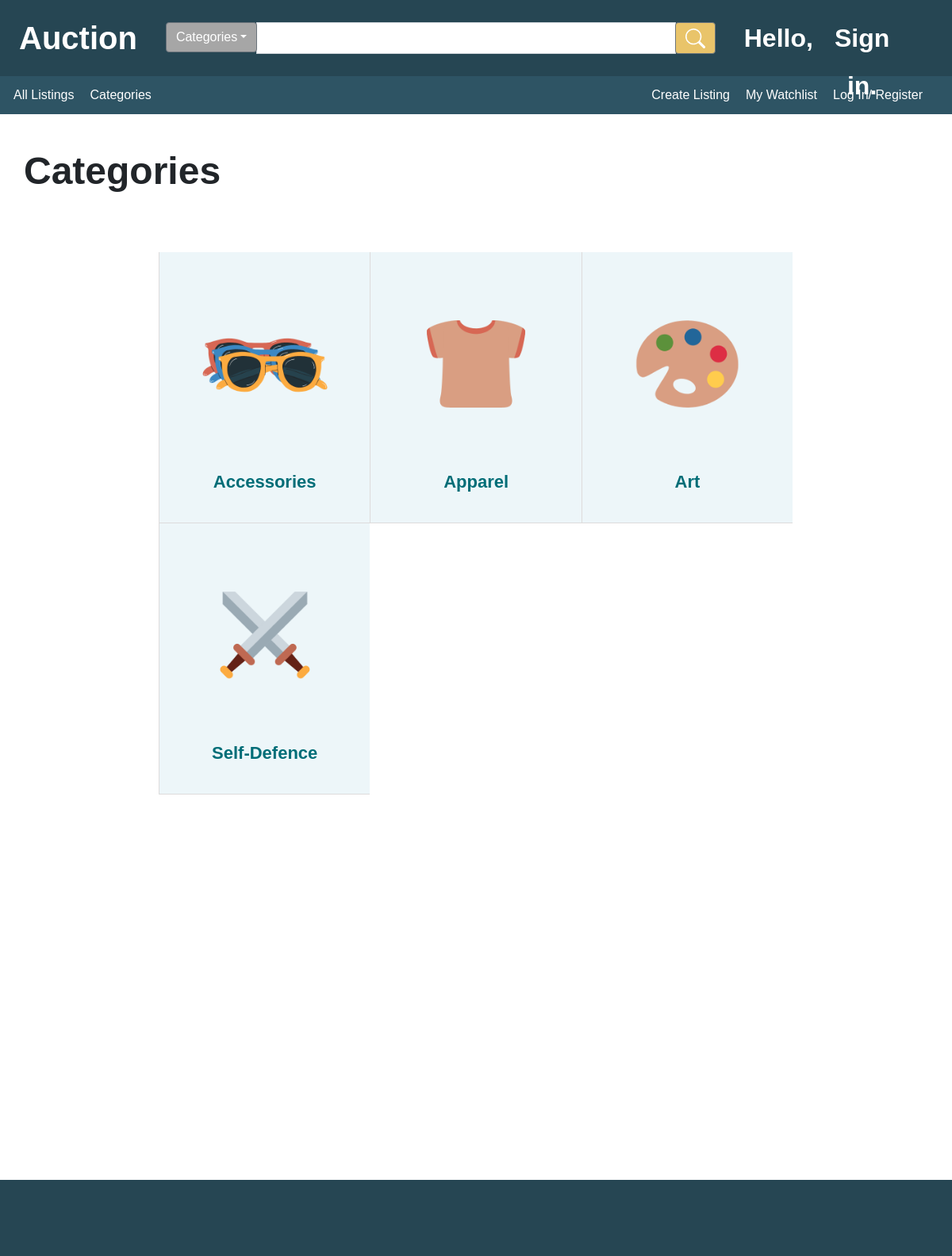
The page /category on the database its author committed.
### auctions/models.py (models this page shows, shortened)
class Category(models.Model):
    name = models.CharField(max_length=64, blank=True)
    picture = models.ImageField(null=True, blank=True)

### auctions/views.py (the view)
# urls.py: path("category", views.category,name="category"),
def category(request):
    page_title = "Categories"
    categories = Category.objects.order_by("name")
    auction_list=Auction_list.objects.filter(is_open=True).order_by("listing_name")
    return render(request, "auctions/category.html",{
        "page_title":page_title,
        "categories":categories,
        "auction_list":auction_list,
    })

### auctions/templates/auctions/category.html (shortened to what this page needs)
{% extends "auctions/layout.html" %}
{% load static %}
{% block body %}
<main style="height: 150vh;">
    <div class="sub_main">
        <div class="category_blocks">
            {% for category in categories %}
                <div class="category_block">
                        <div class="listing_pic" style="width: 80%; height: 70%;">
                            <div class="pic_container" style="height: auto; width: auto; margin: 0;">
                                <a href="{% url 'category_search' category.name %}" class="category_link">
                                    <img src="{{category.picture.url}}" alt="{{category.picture}}">
                                </a>
                            </div>
                        </div>
                        <div class="category_name">
                            <a href="{% url 'category_search' category.name %}" class="category_link">
                                {{category.name}}
                            </a>
                        </div>
                </div>
            {% endfor %}
        </div>
    </div>
</main>
{% endblock %}

### auctions/static/auctions/styles.css (style rules this page uses)
* { box-sizing: border-box; }
html { font-size: 16px; height: 100%; }
body { height: 100%; font-family: Arial, Helvetica, sans-serif; background-color: rgba(255, 255, 255, 0.979); min-width: 1000px; margin: 0; padding: 0; }
main { display: flex; flex-direction: row; flex-wrap: nowrap; justify-content: center; align-items: center; }
a { text-decoration: none; color: none; }
.category_name { font-weight: bold; font-size: calc(2vh + 0.5vw); width: 95%; text-align: center; color: #006D77; }
.sub_main { display: flex; flex-direction: row; flex-wrap: nowrap; justify-content: center; margin: 10px 10px; height:95%; width: 100%; max-width: 1600px; }
.listing_pic { display: flex; flex-direction: column; flex-wrap: nowrap; align-items: center; width: 35%; height: 100%; }
.pic_container { display: flex; flex-direction: row; flex-wrap: nowrap; align-items: center; justify-content: center; height: 80%; width: 90%; margin: auto; }
.pic_container img { max-width: 100%; max-height: 90%; }
.category_blocks { display: flex; flex-direction: row; flex-wrap: wrap; align-content: flex-start; height:100%; width: 79%; max-width: 800px; border-collapse:collapse; }
.category_block { display: flex; flex-direction: column; flex-wrap: nowrap; justify-content: center; align-items: center; height:30%; width: 33.3%; background-color: #EDF6F9; border-left: 1px solid rgb(221, 219, 219); border-bottom: 1px solid rgb(221, 219, 219); }
.category_link,.category_link:hover, .category_link:focus { color: #006D77; }

### rows shown on the page
Category: picture (picture), name "Accessories"
Category: picture (picture), name "Apparel"
Category: picture (picture), name "Art"
Category: picture (picture), name "Self-Defence"

### other values the page prints
{{ page_title }} "Categories"
